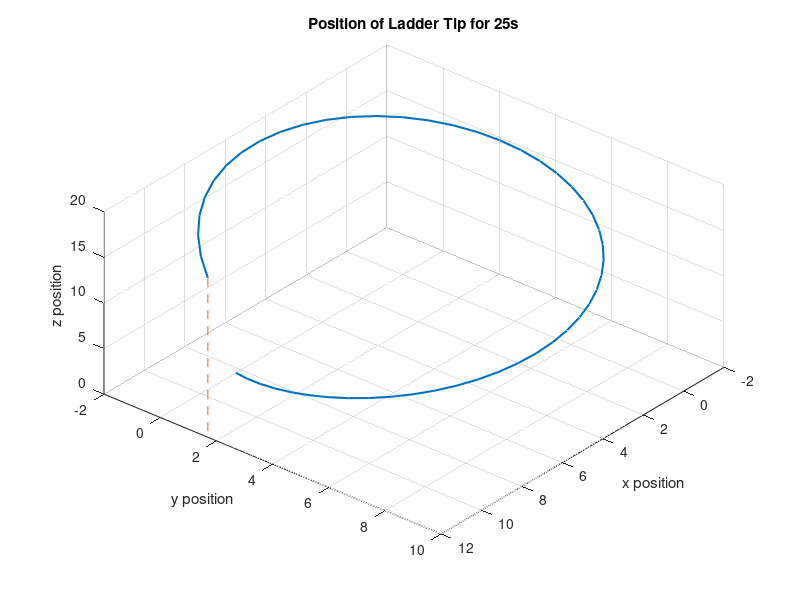
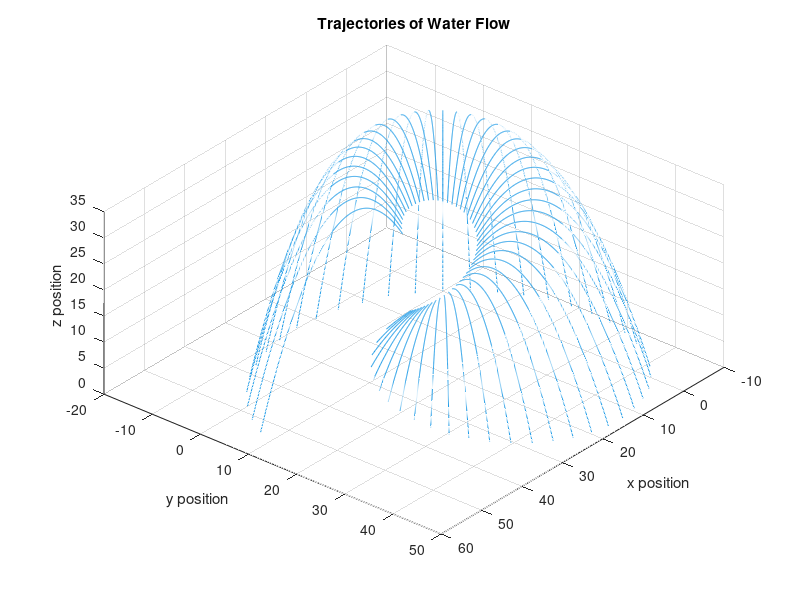

Source code (MATLAB) for these figures, in order:
function pl5_q4
%% INITIAL CONSTANTS
    % initial coordinates in 3d
    PHI_INIT = 0 ;      % deg
    THETA_INIT = 0 ;    % deg
    r_INIT = 8.25 ;     % m
    
    % rates of change of coordinates in 3d
    PHI_RATE = 5.00 ;   % deg/s
    THETA_RATE = 7.50 ; % deg/s
    r_RATE = 0.50 ;     % m
    
    % timeframe
    START_TIME = 0 ;    % s
    STEP_TIME = 0.5 ;   % s
    END_TIME = 25 ;     % s
    t = [START_TIME : STEP_TIME : END_TIME] ;
    
    % exit velocity of water
    v_mag = 18.5 ;      % m/s
    
    % ambient accelerations
    a_x = 0 ;           % m/s^2
    a_y = 0 ;           % m/s^2
    a_z = -9.81 ;       % m/s^2
    
    % camera azimuth/elevation
    AZ = 130 ;
    EL = 50 ;
%% PART A
% CALCULATIONS
    % Calculate arrays stepwise containing values of phi, theta, and r at t from 0s to 25s
    phi = PHI_INIT + PHI_RATE * t ;
    theta = THETA_INIT + THETA_RATE * t ;
    r = r_INIT + r_RATE * t ;
    
    % Convert to rectangular coordinates
    x_i = r .* cosd(theta) .* cosd(phi) ;
    y_i = r .* sind(theta) .* cosd(phi) ;
    z_i = r .* sind(phi) ;
    
% PLOT
    pts = [x_i(end) y_i(end) z_i(end) ; x_i(end) y_i(end) 0] ; % make vertical line to clarify perspective

    figure(1) ;
    hold on ;
    plot3(x_i, y_i, z_i, 'LineStyle', '-', 'LineWidth', 1.5) ;
    line(pts(:,1), pts(:,2), pts(:,3), 'LineStyle', '--', 'color', [0.9 0.4 0.1]) ;
    view(AZ, EL) ;
    grid on ; 
    
    title("Position of Ladder Tip for 25s") ;
    xlabel("x position") ;
    ylabel("y position") ;
    zlabel("z position") ;
    
%% PART B
    % implement position kinematic equation
    position = @(init_position, init_vel, time, accel) init_position + init_vel * time + 0.5 * accel * time.^2 ;
    
    v_0x = v_mag * cosd(theta) .* cosd(phi) ;
    v_0y = v_mag * sind(theta) .* cosd(phi) ;
    v_0z = v_mag * sind(phi) ;

    u = [0 : 0.01 : 5] ;
    figure(2) ;
    hold on ;
    for i=1 : length(t) % length of "t" should match all other arrays of values along path of arm
        x_t = position(x_i(i), v_0x(i), u, a_x) ;
        y_t = position(y_i(i), v_0y(i), u, a_y) ;
        z_t = position(z_i(i), v_0z(i), u, a_z) ;
                  
        z_t = z_t(z_t >= 0) ;
        x_t = x_t(1:length(z_t));
        y_t = y_t(1:length(z_t));
        
        plot3(x_t, y_t, z_t, 'color', [0.1 0.6 0.9]) ;
    end
    view(AZ, EL) ;
    grid on ;
    
    title("Trajectories of Water Flow") ;
    xlabel("x position") ;
    ylabel("y position") ;
    zlabel("z position") ;
end